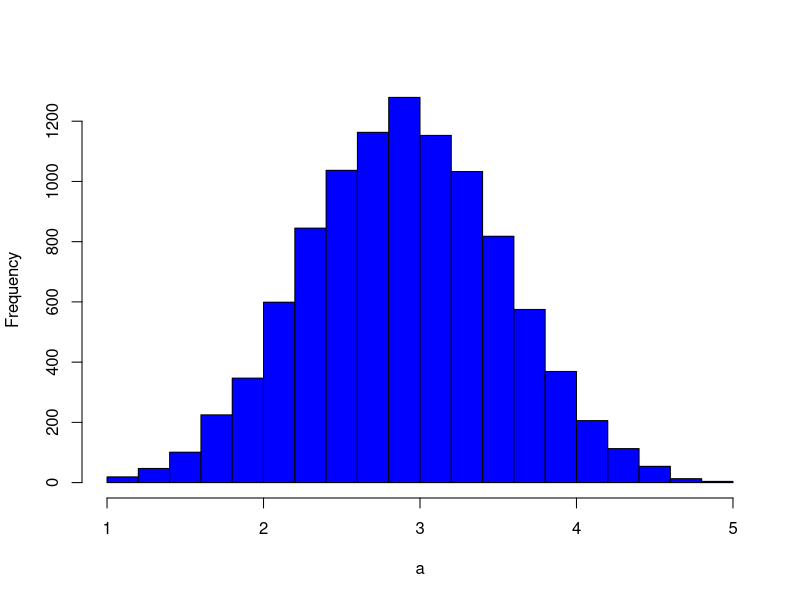
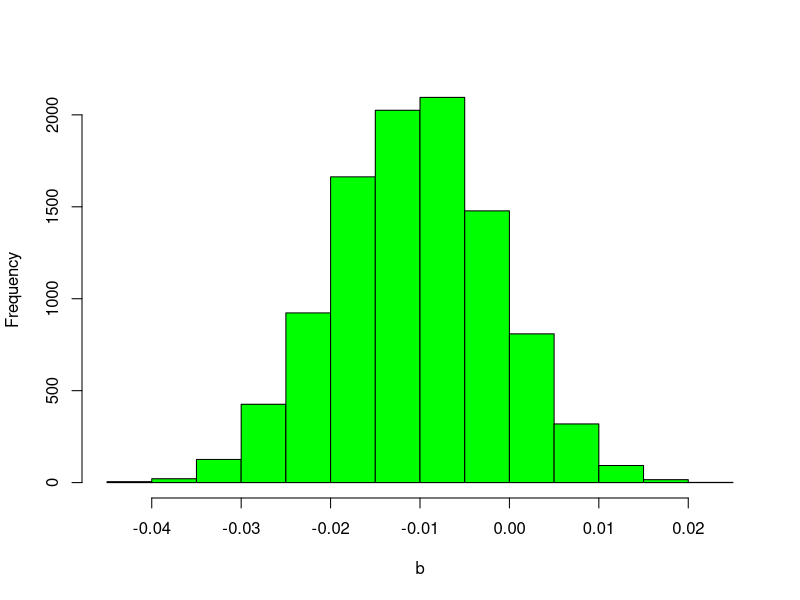
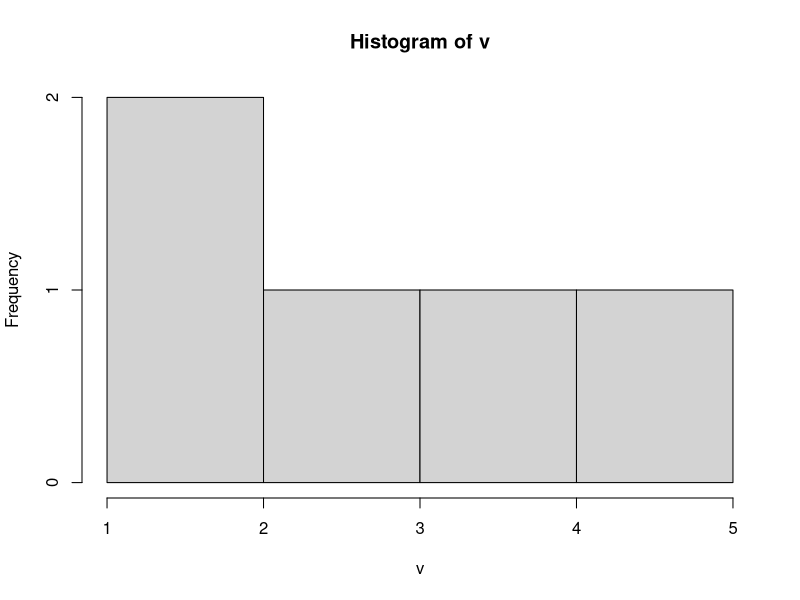
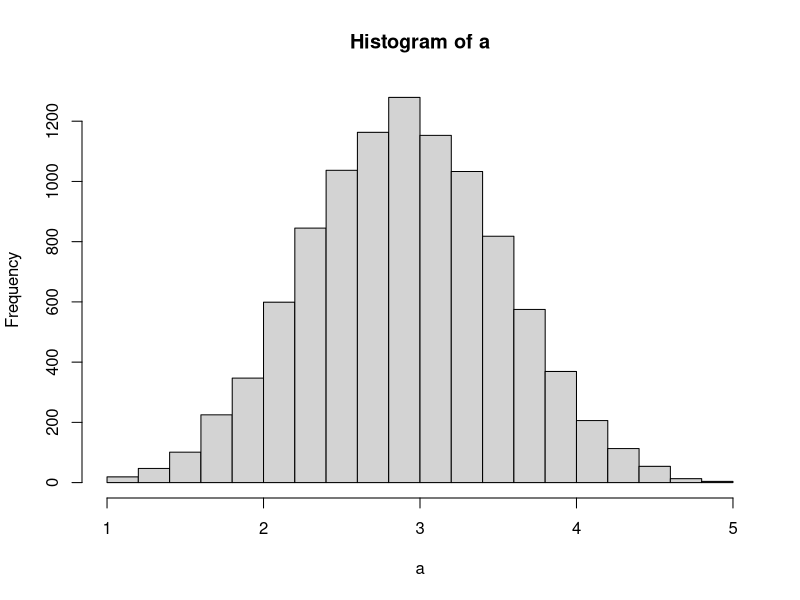
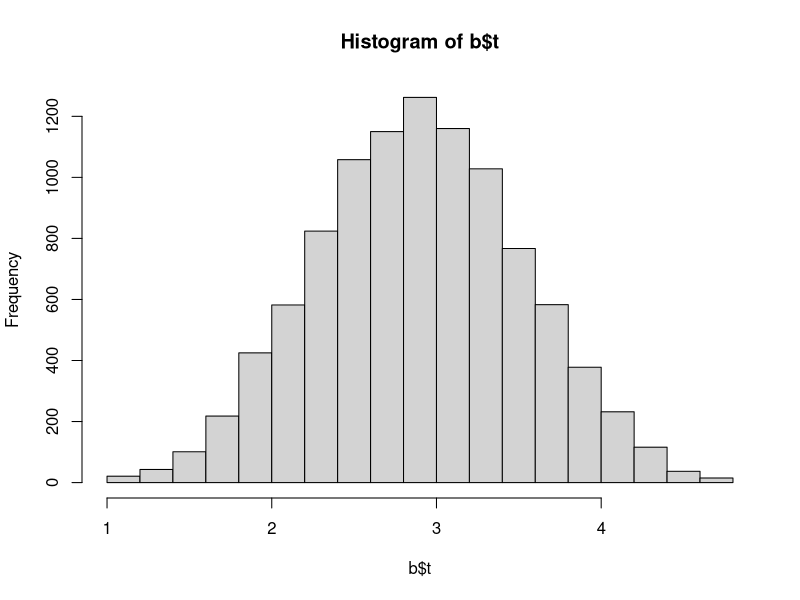

R code for these plots, in order:
# Loop

v <- 1:5
a <- numeric(10000)
for(i in 1:10000) a[i] <- mean(sample(v, replace=T))
hist(a, main="", col="blue")
range(a)
quantile(a, c(.025, .975))

x <- sample(1:100, 100, replace=T)
y <- sample(1:10, 100, replace=T)
b <- numeric(10000)
for (i in 1:10000) {
  n <- sample(1:100, replace=T)   #샘플 크기만큼
  xv <- x[n]
  yv <- y[n]
  fit <- lm(yv ~ xv)
  b[i] <- coef(fit)[2]
}
hist(b, main="", col="green")
quantile(b, c(0.025,0.975))

# Boot

library(boot)

v <- 1:5
m <- function(v, i) mean(v[i])
b <- boot(v, m, R=10000)
b

mean(v)
mean(b$t)
mean(b$t) - mean(v)
sqrt(var(b$t))

hist(v)
hist(a)
hist(b$t)

boot.ci(b)
quantile(b$t, c(0.025,0.975))

x <- sample(1:100, 100, replace=T)
y <- sample(1:10, 100, replace=T)
df <- data.frame(x, y)

reg <- function(df, i) {
  xx <- x[i]
  yy <- y[i]
  fit <- lm(yy ~ xx)
  coef(fit)
}

b <- boot(df, reg, R=10000)
b
boot.ci(b, index=2)

rm(list=ls())
